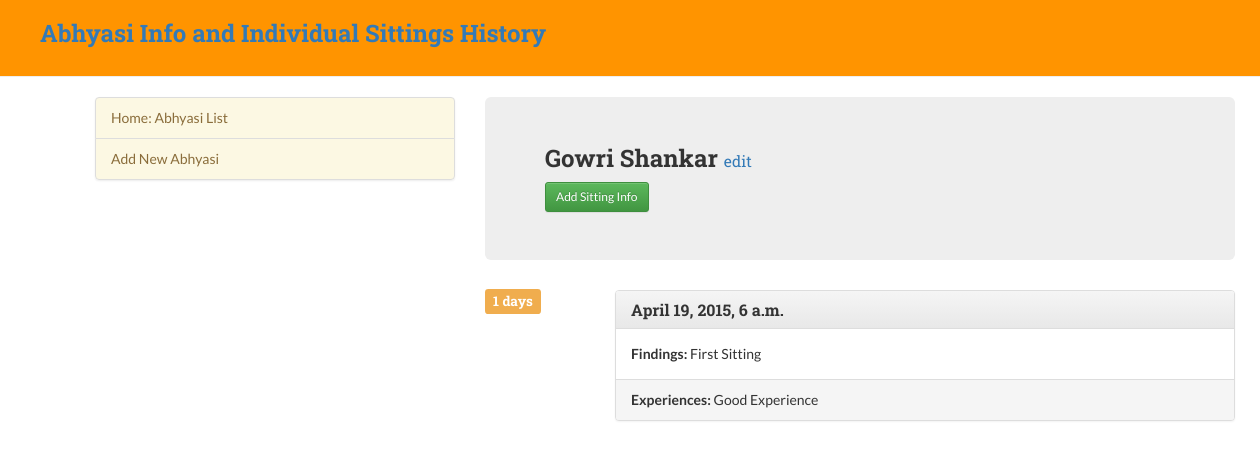
Page /abhyasis/15/ on the committed database.
### abhyasis/models.py (models this page shows, shortened)
class Abhyasi(models.Model):
	name = models.CharField(max_length=50)
	id_card_number = models.CharField(max_length=12)
	date_of_birth = models.DateField('Date of Birth (YYYY-MM-DD)')
	date_of_join = models.DateField('Date of Join (YYYY-MM-DD)')
	address = models.CharField(max_length=200)
	email = models.EmailField(blank=True, default='abhyasi@abhyasi.com')
	biography = models.TextField(max_length=100, default="Short Bio")

class Sitting(models.Model):
	name = models.ForeignKey(Abhyasi)
	date = models.DateTimeField('Date and time of individual sitting (YYYY-MM-DD) (HH:MM)')
	findings = models.TextField(max_length=300)
	experiences = models.TextField(max_length=300)
	def sitting_since(self):
		no_days = (timezone.now() - self.date).days
		return no_days

### abhyasis/views.py (the view)
# urls.py: url(r'^(?P<abhyasi_id>[0-9]+)/$', views.detail, name='detail'),
def detail(request, abhyasi_id):
	try:
		abhyasi = Abhyasi.objects.get(pk=abhyasi_id)
		sittings = Sitting.objects.all().filter(name=abhyasi_id).order_by('-date')
	except Abhyasi.DoesNotExist:
		raise Http404("Abhyasi does not exist")
	return render(request, 'abhyasis/detail.html', {'abhyasi': abhyasi, 'sittings':sittings})

### abhyasis/templates/abhyasis/detail.html
{% extends 'abhyasis/base.html' %}
{% block content %}
	<div class="jumbotron">
		<h3>{{ abhyasi.name }} <small><a href="{% url 'abhyasis:abhyasi_edit' pk=abhyasi.pk %}">edit</a></small></h3>
		<a href="{% url 'abhyasis:sitting_new' pk=abhyasi.pk %}" class="btn btn-sm btn-success">Add Sitting Info</a>
	</div>
	{% for sitting in sittings %}
		<div class="row">
			<div class="col-md-2">
				<h4> <span class="label label-warning">{{ sitting.sitting_since }} days</span></h4>
			</div>
			<div class="col-md-10">
				<div class="panel panel-default">
				  	<div class="panel-heading">
				    	<h3 class="panel-title">{{ sitting.date }}</h3>
				  	</div>
				  	<div class="panel-body">
				   		<strong>Findings: </strong>{{ sitting.findings }}
				  	</div>
				  	<div class="panel-footer"><strong>Experiences: </strong>{{ sitting.experiences }}</div>
				</div>
			</div>
		</div>
	{% endfor %}
{% endblock content %}

### abhyasis/static/abhyasis/abhyasi.css (style rules this page uses)
body { font-family: "Lato","proxima-nova","Helvetica Neue",Arial,sans-serif; }
h1, h2, h3, h4, h5, h6, legend { margin-top: 0; font-weight: 700; font-family: "Roboto Slab","ff-tisa-web-pro","Georgia",Arial,sans-serif; }

### rows in the picture
Abhyasi: name "Gowri Shankar"
Sitting: sitting_since "1", date "April 19, 2015, 6 a.m.", findings "First Sitting", experiences "Good Experience"
